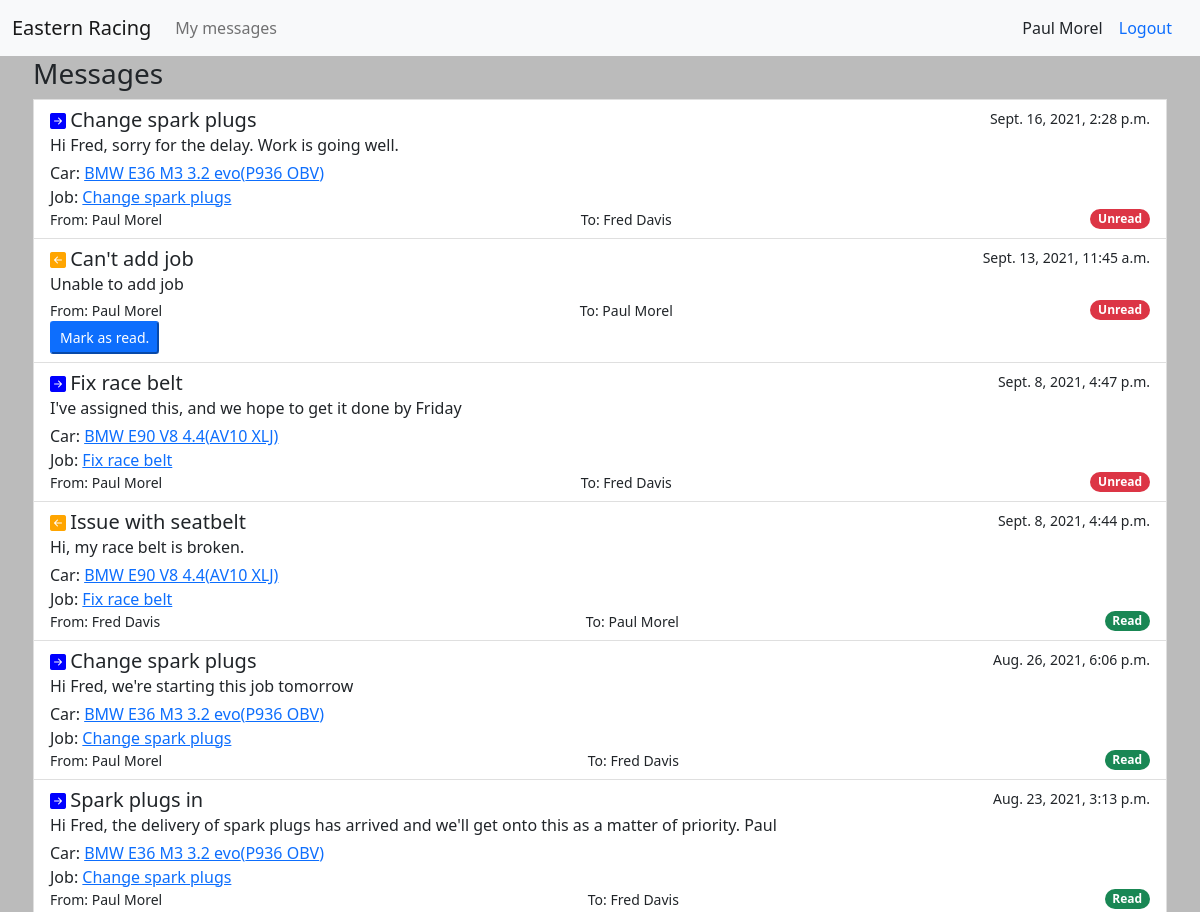
Page /message_list/ (signed in, upper part) on the earlier database version.
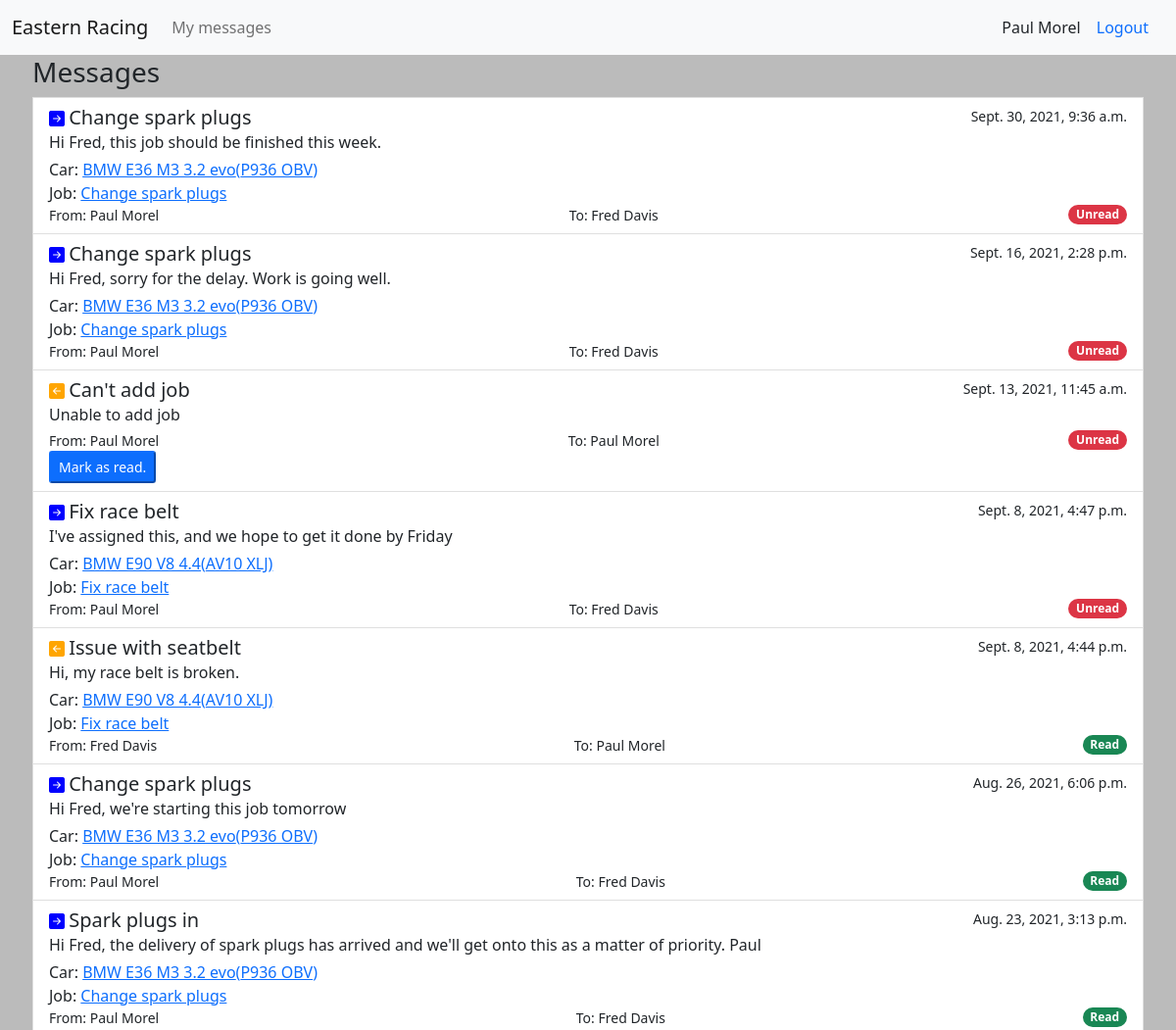
Same page on the later database version.
### cars/models.py (models this page shows, shortened)
class Message(models.Model):
    sender = models.ForeignKey(User, on_delete=models.PROTECT, related_name='message_sender')
    recipient = models.ForeignKey(User, on_delete=models.PROTECT, related_name='message_recipient')
    car = models.ForeignKey(Car, on_delete=models.PROTECT, null=True, blank=True)
    job = models.ForeignKey(Job, on_delete=models.PROTECT, null=True, blank=True)
    subject = models.CharField(max_length=200)
    body = models.TextField()
    unread = models.BooleanField(default=True)
    created = models.DateTimeField(auto_now_add=True)

class Car(models.Model):
    model_name = models.CharField(max_length=200)
    year = models.IntegerField()
    reg = models.CharField(max_length=10)
    owner = models.ForeignKey(Customer, on_delete=models.PROTECT)
    notes = models.TextField()

class Job(models.Model):
    title = models.CharField(max_length=300)
    description = models.TextField()
    car = models.ForeignKey(Car, on_delete=models.PROTECT)
    employee = models.ForeignKey(Employee, on_delete=models.PROTECT, related_name='assigned_job')
    manager = models.ForeignKey(Manager, on_delete=models.PROTECT, related_name='supervised_job')
    in_progress = models.BooleanField(default=False)
    complete = models.BooleanField(default=False)
    paid = models.BooleanField(default=False)
    estimated_time = models.DurationField(default=timedelta())
    created = models.DateTimeField(auto_now_add=True)
    updated = models.DateTimeField(auto_now=True)
    expected_complete = models.DateTimeField(blank=True)
    invoiced = models.BooleanField(default=False)

### accounts/models.py (models this page shows)
class User(AbstractUser):
    pass
    def __str__(self):
        return f"{self.first_name} {self.last_name}"

### cars/views.py (the view)
# urls.py: path('message_list/', views.message_list, name='message-list'),
@login_required
def message_list(request):
    message_list = request.user.message_sender.all().union(request.user.message_recipient.all()).order_by('-created')
    context = {
        'message_list': message_list,
    }
    return render(request, 'cars/messages.html', context)

### car_mgmt/context_processors.py (called while the page is built)
def report_form(request):
    report_form = MessageForm(initial={'sender': request.user, 'recipient': Manager.objects.get(id=1).user})
    return {'report_form': report_form}

def login_form(request):
    login_form = AuthenticationForm()
    return {'login_form': login_form}

### cars/templates/cars/messages.html (shortened to what this page needs)
{% extends 'cars/base.html' %}
{% block content %}
<div class="list-group">
    <h3>Messages</h3>
    {% for message in message_list %}
    <div class="list-group-item list-group-item-action">
        <div class="d-flex w-100 justify-content-between">
            <div>
                {% if request.user.id == message.recipient.id %}
                    <i class="bi bi-arrow-left-square-fill" style="color:orange"></i>
                {% elif request.user == message.sender %}
                    <i class="bi bi-arrow-right-square-fill" style="color:blue"></i>
                {% endif %}
                <h5 class="mb-1 d-inline">{{ message.subject }}</h5><br>
            </div>
            <small>{{ message.created }}</small>
        </div>
        <p class="mb-1">{{ message.body }}</p>
        {% if message.car %}
            Car: <a href="{% url 'cars:car-overview' message.car.id %}">{{ message.car.model_name }}({{ message.car.reg }})</a><br>
        {% endif %}
        {% if message.job %}
            Job: <a href="{% url 'cars:job-details' message.job.id %}">{{ message.job.title }}</a><br>
        {% endif %}
        <div class="d-flex w-100 justify-content-between align-items-center">
            <small>From: {{ message.sender }}</small>
            <small>To: {{ message.recipient }}</small>
            {% if message.unread %}
                <span class="badge rounded-pill bg-danger">Unread</span>
            {% else %}
                <span class="badge rounded-pill bg-success">Read</span>
            {% endif %}
        </div>
        {% if request.user == message.recipient and message.unread %}
            <form action="{% url 'cars:message-read' %}" method="POST">
                <button class="btn-primary btn-sm">Mark as read.</button>
            </form>
        {% endif %}
    </div>
    {% endfor %}
</div>
{% endblock content %}

Differences in the rows shown:
added Message: subject "Change spark plugs", created "Sept. 30, 2021, 9:36 a.m.", body "Hi Fred, this job should be finished this week.", car.model_name "BMW E36 M3 3.2 evo", car.reg "P936 OBV", job "Change spark plugs", sender "Paul Morel", recipient "Fred Davis", unread "Unread"
